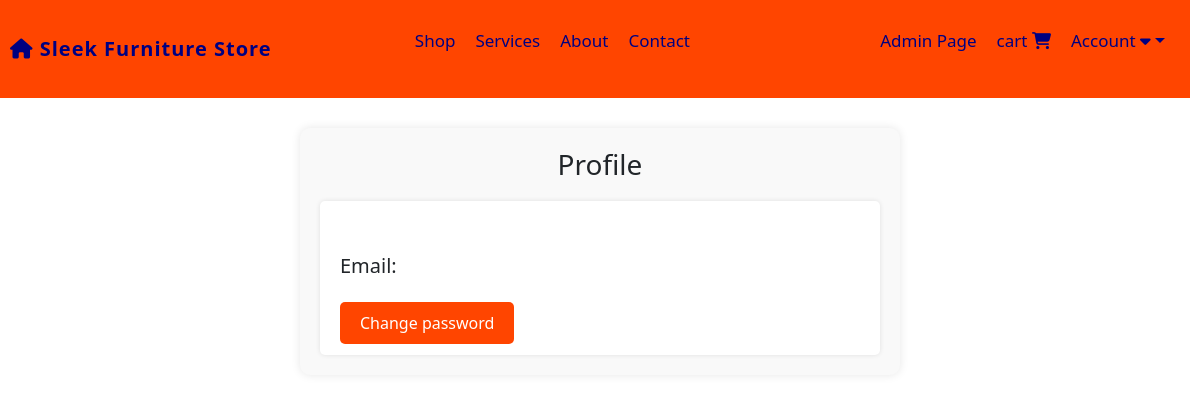
/profile/2 (signed in), run on an earlier commit of the app's database.
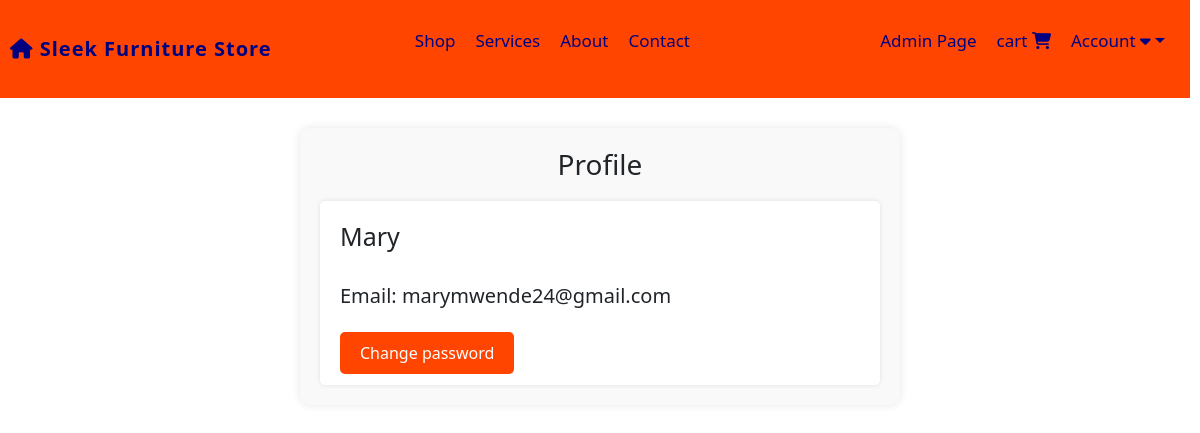
And on a later commit of the database.
### website/models.py (models this page shows, shortened)
class Customer(db.Model, UserMixin):
    id = db.Column(db.Integer, primary_key=True)
    email = db.Column(db.String(100), unique=True)
    username = db.Column(db.String(100), unique=True)
    password_hash = db.Column(db.String(100), nullable=False)
    date_joined = db.Column(db.DateTime(), default=datetime.utcnow)
    cart_items = db.relationship('Cart', backref=db.backref('customer', lazy=True))
    orders = db.relationship('Order', backref=db.backref('customer', lazy=True))
    @property
    def password(self):
        raise AttributeError('Password is not a readable attribute')

### website/auth.py (the view)
@auth.route('/profile/<int:customer_id>')
@login_required
def profile(customer_id):
    customer = Customer.query.get(customer_id)
    return render_template('profile.html', customer=customer)

### website/__init__.py (called while the page is built)
def create_app():
    app = Flask(__name__)
    app.config['SECRET_KEY'] = 'Marymutiso' #For encrypting session data for auth etc.
    app.config['SQLALCHEMY_DATABASE_URI'] = f'sqlite:///{DB_NAME}'
    migrate = Migrate(app, db)
    db.init_app(app)
    @app.errorhandler(404)
    def page_not_found(error):
        return render_template('404.html'), 404
    login_manager = LoginManager()
    login_manager.init_app(app)
    login_manager.login_view = 'auth.login'
    @login_manager.user_loader
    def load_user(id):
        return Customer.query.get(int(id))
    from .views import views
    from .auth import auth
    from .admin import admin
    from .models import Customer, Product, Cart, Order
    app.register_blueprint(views, url_prefix='/')
    app.register_blueprint(auth, url_prefix='/')
    app.register_blueprint(admin, url_prefix='/')
    return app

### website/templates/profile.html (shortened to what this page needs)
{% extends 'base.html' %}
{% block content %}
<div class="profile-container">
    <div class="profile-header">
        <h3>Profile</h3>
    </div>
    <div class="profile-info">
        <h3>{{ customer.username }}</h3>
        <p>Email: {{ customer.email }}</p>
        <a href="/change-password/{{ customer.id }}" class="change-password-button">Change password</a>
    </div>
</div>
{% endblock %}

What changed in the data, as far as the page shows it:
added Customer: username "Mary", email "marymwende24@gmail.com"
